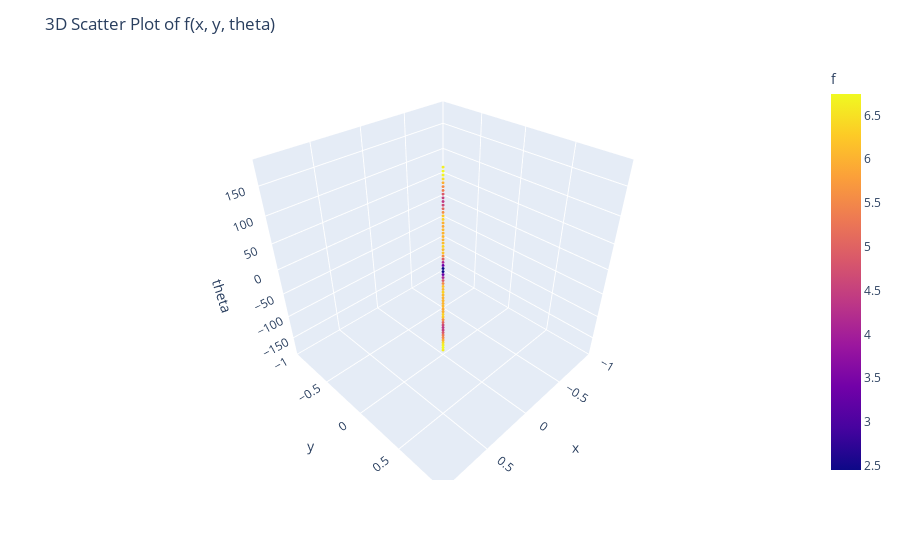

Notebook cell for this chart:
### Code cell
# Generate data points
X = [0]#np.linspace(-4, 4, 10)
Y = [0]#np.linspace(-4, 4, 10)
Theta = np.linspace(-180, 180, 60)
F = []

a = generators.gen_rand_block(10, lambda: 0.25)
b = a.mate()
x_flat = []
y_flat = []
theta_flat = []
f_flat = []
i = 0
for theta in Theta:
    cpyt = b.clone()
    cpyt.rotate(theta)
    for x in X:
        cpyx = cpyt.clone()
        cpyx.translate(torch.tensor([float(x), 0]))
        for y in Y:
            cpyy = cpyx.clone()
            cpyy.translate(torch.tensor([0, float(y)]))
            A, force = a.calculate_attraction(cpyy)
            f_flat.append((force.item() + 10))
            x_flat.append(x)
            y_flat.append(y)
            theta_flat.append(theta)
            i += 1

# Create DataFrame
df = pd.DataFrame({
    'x': x_flat,
    'y': y_flat,
    'theta': theta_flat,
    'f': f_flat
})

# Plot 3D scatter plot
fig = px.scatter_3d(df, x='x', y='y', z='theta', color='f', size='f', size_max=10)
fig.update_layout(title='3D Scatter Plot of f(x, y, theta)')
fig.update_traces(marker=dict(size=1))  # Adjust size as needed
fig.show()

### Figure 1 — Plotly figure (JSON) as saved in the notebook; plotly's stock layout.template omitted (floating-point values rounded to 4 significant figures)
{"data": [{"hovertemplate": "x=%{x}<br>y=%{y}<br>theta=%{z}<br>f=%{marker.color}<extra></extra>", "legendgroup": "", "marker": {"color": [6.651, 6.743, 6.696, 6.482, 5.973, 5.555, 5.336, 4.874, 4.521, 4.395, 4.634, 5.066, 5.592, 6.254, 6.348, 6.003, 5.904, 6.091, 6.023, 6.059, 6.008, 6.115, 6.352, 6.098, 6.163, 5.546, 4.931, 4.131, 3.376, 2.454, 2.454, 3.376, 4.131, 4.931, 5.546, 6.163, 6.098, 6.352, 6.115, 6.008, 6.059, 6.023, 6.091, 5.904, 6.003, 6.348, 6.254, 5.592, 5.066, 4.634, 4.395, 4.521, 4.874, 5.336, 5.555, 5.973, 6.482, 6.696, 6.743, 6.651], "coloraxis": "coloraxis", "size": 1, "sizemode": "area", "sizeref": 0.06743, "symbol": "circle"}, "mode": "markers", "name": "", "scene": "scene", "showlegend": false, "type": "scatter3d", "x": [0, 0, 0, 0, 0, 0, 0, 0, 0, 0, 0, 0, 0, 0, 0, 0, 0, 0, 0, 0, 0, 0, 0, 0, 0, 0, 0, 0, 0, 0, 0, 0, 0, 0, 0, 0, 0, 0, 0, 0, 0, 0, 0, 0, 0, 0, 0, 0, 0, 0, 0, 0, 0, 0, 0, 0, 0, 0, 0, 0], "y": [0, 0, 0, 0, 0, 0, 0, 0, 0, 0, 0, 0, 0, 0, 0, 0, 0, 0, 0, 0, 0, 0, 0, 0, 0, 0, 0, 0, 0, 0, 0, 0, 0, 0, 0, 0, 0, 0, 0, 0, 0, 0, 0, 0, 0, 0, 0, 0, 0, 0, 0, 0, 0, 0, 0, 0, 0, 0, 0, 0], "z": [-180.0, -173.9, -167.8, -161.7, -155.6, -149.5, -143.4, -137.3, -131.2, -125.1, -119.0, -112.9, -106.8, -100.7, -94.58, -88.47, -82.37, -76.27, -70.17, -64.07, -57.97, -51.86, -45.76, -39.66, -33.56, -27.46, -21.36, -15.25, -9.153, -3.051, 3.051, 9.153, 15.25, 21.36, 27.46, 33.56, 39.66, 45.76, 51.86, 57.97, 64.07, 70.17, 76.27, 82.37, 88.47, 94.58, 100.7, 106.8, 112.9, 119.0, 125.1, 131.2, 137.3, 143.4, 149.5, 155.6, 161.7, 167.8, 173.9, 180.0]}], "layout": {"coloraxis": {"colorbar": {"title": {"text": "f"}}, "colorscale": [[0, "#0d0887"], [0.1111, "#46039f"], [0.2222, "#7201a8"], [0.3333, "#9c179e"], [0.4444, "#bd3786"], [0.5556, "#d8576b"], [0.6667, "#ed7953"], [0.7778, "#fb9f3a"], [0.8889, "#fdca26"], [1, "#f0f921"]]}, "legend": {"itemsizing": "constant", "tracegroupgap": 0}, "margin": {"t": 60}, "scene": {"domain": {"x": [0, 1], "y": [0, 1]}, "xaxis": {"title": {"text": "x"}}, "yaxis": {"title": {"text": "y"}}, "zaxis": {"title": {"text": "theta"}}}, "title": {"text": "3D Scatter Plot of f(x, y, theta)"}}}
